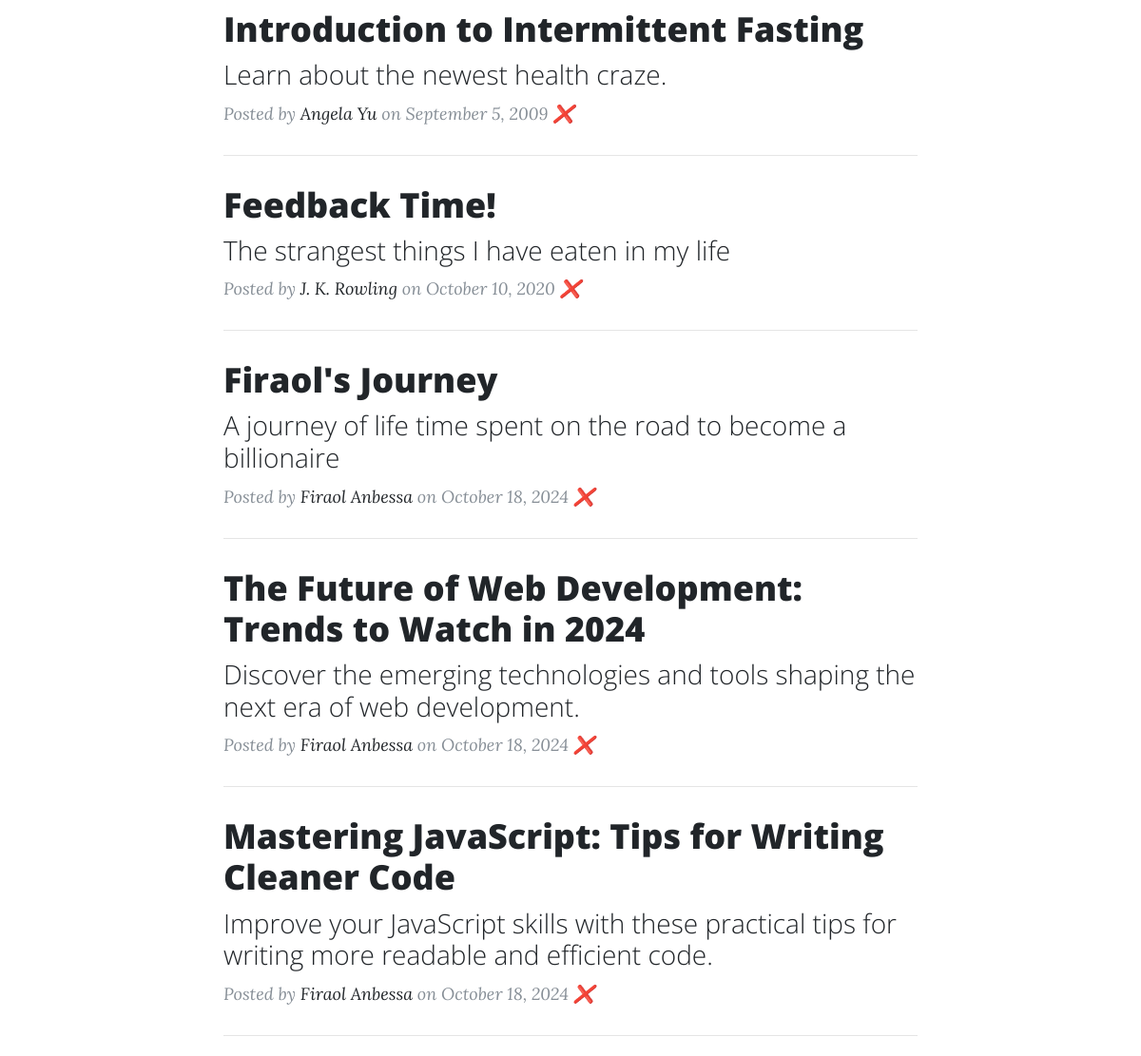
Before: / (middle part) with the older database file.
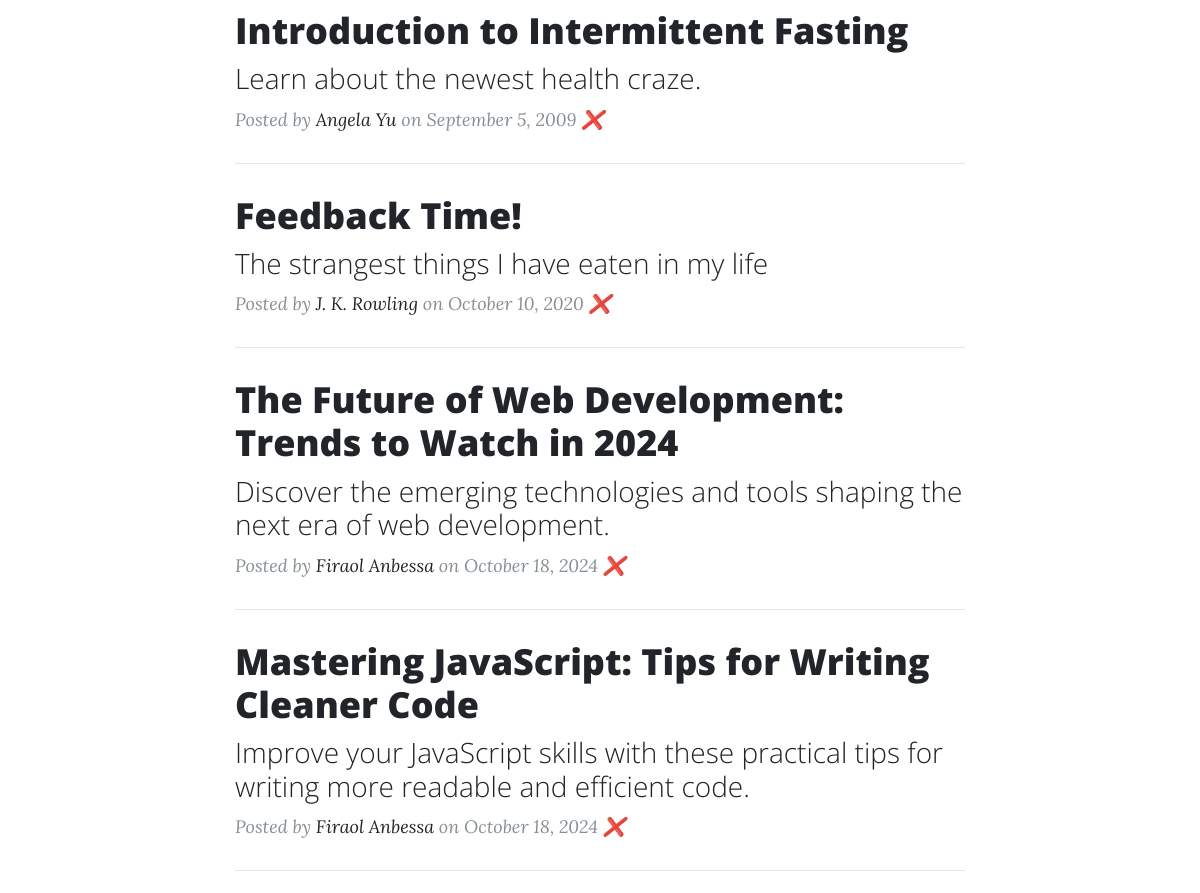
After: the same page with the newer database file.
### database.py (models this page shows, shortened)
class BlogPost(db.Model):
    id = db.Column(db.Integer, primary_key=True)
    title = db.Column(db.String(250), unique=True, nullable=False)
    subtitle = db.Column(db.String(250), nullable=False)
    date = db.Column(db.String(250), nullable=False)
    body = db.Column(db.Text, nullable=False)
    author = db.Column(db.String(250), nullable=False)
    img_url = db.Column(db.String(250), nullable=False)

### main.py (the view)
@app.route('/')
def get_all_posts():
    with App.app_context():
        posts = BlogPost.query.all()
    return render_template("index.html", all_posts=posts)

### templates/index.html (shortened to what this page needs)
{% include "header.html" %}
<div class="container">
    <div class="row">
        <div class="col-lg-8 col-md-10 mx-auto">
            {% for post in all_posts %}
            <div class="post-preview">
                <a href="{{ url_for('show_post', index=post.id) }}">
                    <h2 class="post-title">
                        {{post.title}}
                    </h2>
                    <h3 class="post-subtitle">
                        {{post.subtitle}}
                    </h3>
                </a>
                <p class="post-meta">Posted by
                    <a href="#">{{post.author}}</a>
                    on {{post.date}}
                <a href="{{url_for('delete_post',post_id=post.id)}}">❌</a>
                </p>
            </div>
            <hr>
            {% endfor %}
        </div>
    </div>
</div>
{% include "footer.html" %}

Changed rows visible on the page:
removed BlogPost: title "Firaol's Journey", subtitle "A journey of life time spent on the road to become a billionaire", author "Firaol Anbessa", date "October 18, 2024"
